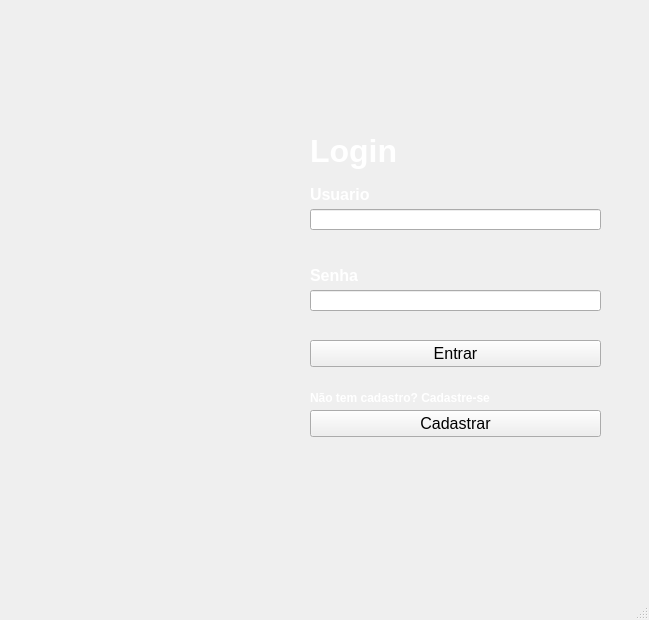
<?xml version="1.0" encoding="UTF-8"?>
<ui version="4.0">
 <class>MainWindow</class>
 <widget class="QMainWindow" name="MainWindow">
  <property name="windowModality">
   <enum>Qt::NonModal</enum>
  </property>
  <property name="geometry">
   <rect>
    <x>0</x>
    <y>0</y>
    <width>649</width>
    <height>620</height>
   </rect>
  </property>
  <property name="cursor">
   <cursorShape>IBeamCursor</cursorShape>
  </property>
  <property name="windowTitle">
   <string>MainWindow</string>
  </property>
  <widget class="QWidget" name="centralwidget">
   <widget class="QLabel" name="lblUsuario">
    <property name="geometry">
     <rect>
      <x>310</x>
      <y>185</y>
      <width>71</width>
      <height>19</height>
     </rect>
    </property>
    <property name="font">
     <font>
      <pointsize>12</pointsize>
      <weight>75</weight>
      <bold>true</bold>
     </font>
    </property>
    <property name="toolTip">
     <string/>
    </property>
    <property name="styleSheet">
     <string notr="true">color: rgb(255, 255, 255);</string>
    </property>
    <property name="text">
     <string>Usuario</string>
    </property>
   </widget>
   <widget class="QLineEdit" name="lineEdit">
    <property name="geometry">
     <rect>
      <x>310</x>
      <y>209</y>
      <width>291</width>
      <height>21</height>
     </rect>
    </property>
    <property name="text">
     <string/>
    </property>
   </widget>
   <widget class="QLabel" name="lblSenha">
    <property name="geometry">
     <rect>
      <x>310</x>
      <y>266</y>
      <width>51</width>
      <height>19</height>
     </rect>
    </property>
    <property name="font">
     <font>
      <pointsize>12</pointsize>
      <weight>75</weight>
      <bold>true</bold>
     </font>
    </property>
    <property name="styleSheet">
     <string notr="true">color: rgb(255, 255, 255);</string>
    </property>
    <property name="text">
     <string>Senha</string>
    </property>
   </widget>
   <widget class="QLineEdit" name="lineEdit_2">
    <property name="geometry">
     <rect>
      <x>310</x>
      <y>290</y>
      <width>291</width>
      <height>21</height>
     </rect>
    </property>
    <property name="text">
     <string/>
    </property>
    <property name="echoMode">
     <enum>QLineEdit::Password</enum>
    </property>
   </widget>
   <widget class="QPushButton" name="pushButton">
    <property name="geometry">
     <rect>
      <x>310</x>
      <y>340</y>
      <width>291</width>
      <height>27</height>
     </rect>
    </property>
    <property name="font">
     <font>
      <pointsize>12</pointsize>
     </font>
    </property>
    <property name="text">
     <string>Entrar</string>
    </property>
   </widget>
   <widget class="QPushButton" name="pushButton_2">
    <property name="geometry">
     <rect>
      <x>310</x>
      <y>410</y>
      <width>291</width>
      <height>27</height>
     </rect>
    </property>
    <property name="font">
     <font>
      <pointsize>12</pointsize>
     </font>
    </property>
    <property name="text">
     <string>Cadastrar</string>
    </property>
   </widget>
   <widget class="QLabel" name="lblCadastrar">
    <property name="geometry">
     <rect>
      <x>310</x>
      <y>390</y>
      <width>191</width>
      <height>16</height>
     </rect>
    </property>
    <property name="font">
     <font>
      <weight>75</weight>
      <bold>true</bold>
     </font>
    </property>
    <property name="styleSheet">
     <string notr="true">color: rgb(255, 255, 255);</string>
    </property>
    <property name="text">
     <string>Não tem cadastro? Cadastre-se</string>
    </property>
   </widget>
   <widget class="QLabel" name="lblTituloLogin">
    <property name="geometry">
     <rect>
      <x>310</x>
      <y>130</y>
      <width>121</width>
      <height>41</height>
     </rect>
    </property>
    <property name="font">
     <font>
      <pointsize>24</pointsize>
      <weight>75</weight>
      <bold>true</bold>
     </font>
    </property>
    <property name="styleSheet">
     <string notr="true">color: rgb(255, 255, 255);</string>
    </property>
    <property name="text">
     <string>Login</string>
    </property>
    <property name="scaledContents">
     <bool>true</bool>
    </property>
   </widget>
   <widget class="QLabel" name="lblImagemDeFundo">
    <property name="geometry">
     <rect>
      <x>0</x>
      <y>0</y>
      <width>651</width>
      <height>601</height>
     </rect>
    </property>
    <property name="styleSheet">
     <string notr="true">background-image: url(:/Login/Login_imagem.png);</string>
    </property>
    <property name="text">
     <string/>
    </property>
    <property name="pixmap">
     <pixmap>Login_imagem.png</pixmap>
    </property>
    <property name="scaledContents">
     <bool>true</bool>
    </property>
   </widget>
   <zorder>lblImagemDeFundo</zorder>
   <zorder>lineEdit</zorder>
   <zorder>lblUsuario</zorder>
   <zorder>lineEdit_2</zorder>
   <zorder>lblSenha</zorder>
   <zorder>pushButton</zorder>
   <zorder>pushButton_2</zorder>
   <zorder>lblCadastrar</zorder>
   <zorder>lblTituloLogin</zorder>
  </widget>
  <widget class="QStatusBar" name="statusbar"/>
 </widget>
 <tabstops>
  <tabstop>lineEdit</tabstop>
  <tabstop>lineEdit_2</tabstop>
 </tabstops>
 <resources>
  <include location="Login.qrc"/>
 </resources>
 <connections/>
</ui>
